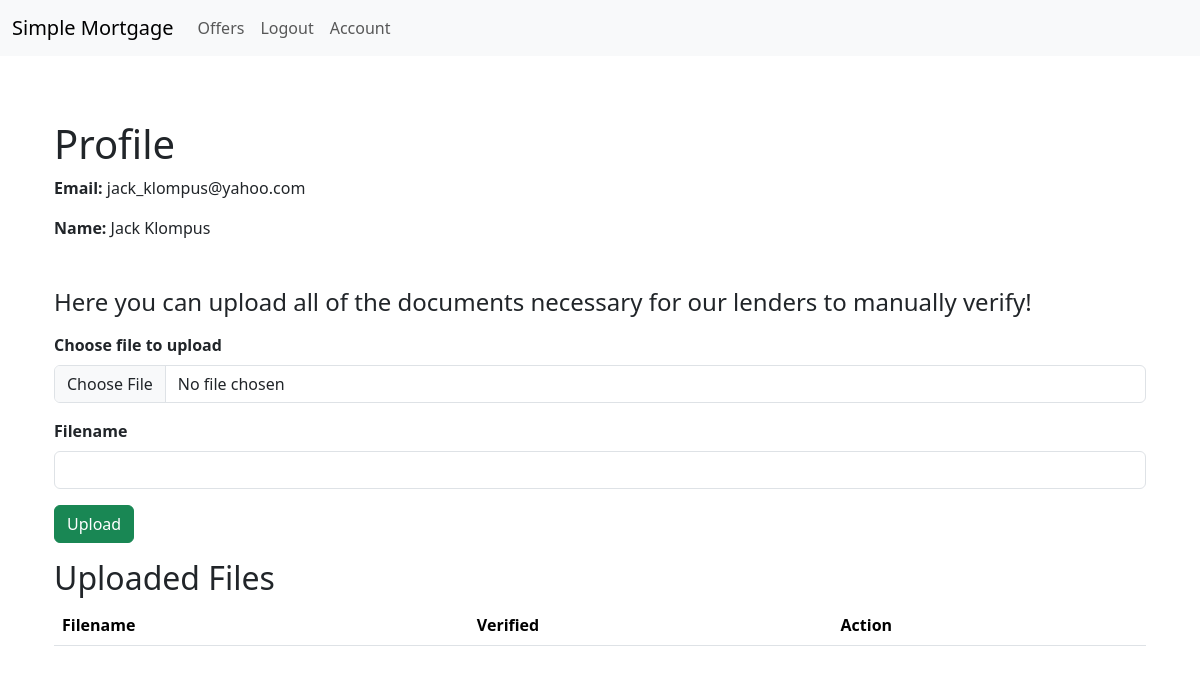
/accounts/account/2 (signed in), run on an earlier commit of the app's database.
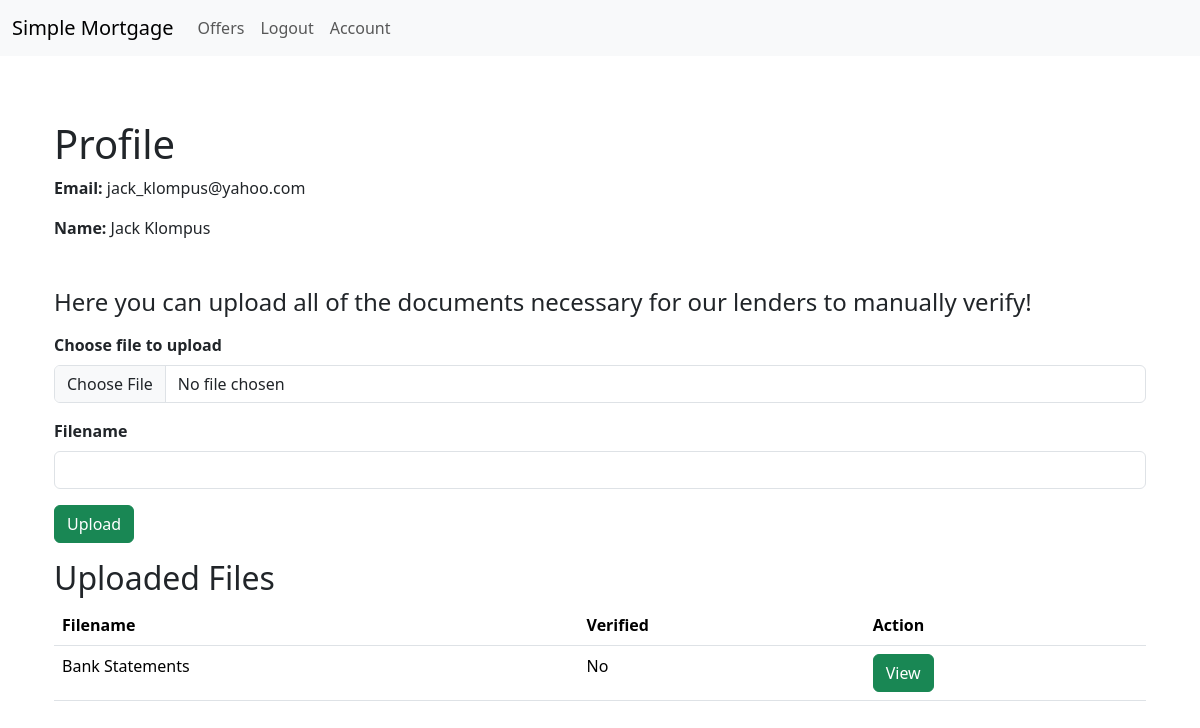
And on a later commit of the database.
### accounts/models.py (models this page shows, shortened)
class CustomUser(AbstractBaseUser, PermissionsMixin):
    email = models.EmailField(unique=True)
    first_name = models.CharField(max_length=50, blank=True, null=True)
    last_name = models.CharField(max_length=50, blank=True, null=True)
    address_1 = models.CharField(max_length=255, blank=True, null=True)
    address_2 = models.CharField(max_length=255, blank=True, null=True)
    city = models.CharField(max_length=50, blank=True, null=True)
    state = models.CharField(max_length=2, blank=True, null=True)
    zip_code = models.CharField(max_length=5, blank=True, null=True)
    phone_number = models.CharField(max_length=15, blank=True, null=True)
    gross_income = models.DecimalField(
        max_digits=10, decimal_places=2, blank=True, null=True
    )
    dob = models.DateField(blank=True, null=True)
    ssn = models.CharField(
        max_length=60, blank=True, null=True
    )  # Increased length to accommodate hashed value
    is_staff = models.BooleanField(default=False)
    is_active = models.BooleanField(default=True)
    password = models.CharField(max_length=128)  # Explicitly mention the password field
    plaid_access_token = models.CharField(
        max_length=255, blank=True, null=True
    )  # Field to store Plaid access token
    objects = CustomUserManager()
    USERNAME_FIELD = "email"
    REQUIRED_FIELDS = []

class UserFile(models.Model):
    user = models.ForeignKey(CustomUser, on_delete=models.CASCADE)
    file = models.FileField(upload_to="user_files/")
    label = models.CharField(max_length=255)
    uploaded_at = models.DateTimeField(auto_now_add=True)
    verified = models.BooleanField(default=False)

### accounts/views.py (the view)
# urls.py: path("account/<int:user_id>", views.view_account, name="profile"),
@login_required
def view_account(request, user_id):
    user = get_object_or_404(CustomUser, id=user_id)
    user_files = UserFile.objects.filter(user=user)
    return render(
        request, "accounts/profile.html", {"user": user, "user_files": user_files}
    )

### accounts/templates/accounts/profile.html (shortened to what this page needs)
{% extends 'base.html' %} {% load static %}
{% block content %}
<div class="container">
    <div class="container mt-5 py-3">
        <h1 class="fs-1">Profile</h1>
        <p><strong>Email:</strong> {{ user.email }}</p>
        <p><strong>Name:</strong> {{user.first_name}} {{user.last_name}}</p>
    </div>
    <div class="container my-3">
        <h4>
            Here you can upload all of the documents necessary for our lenders to manually verify!
        </h4>
    </div>
    <div class="container">
        <form action="{% url 'upload_file' %}" method="post" enctype="multipart/form-data">
            <div class="mb-3">
                <label for="fileUp" class="form-label"><strong>Choose file to upload</strong></label>
                <input class="form-control" type="file" id="fileUp" name="file" accept=".pdf, .png, .jpg">
            </div>
            <div class="mb-3">
                <label for="label" class="form-label"><strong>Filename</strong></label>
                <input type="text" class="form-control" id="fileName" name="label">
            </div>
            <button class="btn btn-success" type="submit">Upload</button>
        </form>
    </div>
    <div class="container mt-3">
        <h2>Uploaded Files</h2>
        <table class="table table-hover">
            <thead>
                <tr>
                    <th scope="col">Filename</th>
                    <th scope="col">Verified</th>
                    <th scope="col">Action</th>
                </tr>
            </thead>
            <tbody>
                {% for file in user_files %}
                    <tr>
                        <td>{{ file.label }}</td>
                        <td>{{ file.verified|yesno:"Yes,No" }}</td>
                        <td><a href="{% url 'view_pdf' file.id %}" target="_blank" class="btn btn-success">View</a></td>
                    </tr>
                {% endfor %}
            </tbody>
        </table>
    </div>
</div>
{% endblock %}

### templates/base.html (shortened to what this page needs)
<!DOCTYPE html>
<html lang="en">
	<head>
		<link
			href="https://cdn.jsdelivr.net/npm/bootstrap@5.3.3/dist/css/bootstrap.min.css"
			rel="stylesheet"
		/>
	</head>
	<body hx-boost="true">
		{% include 'partials/navbar.html' %}
		{% block content %}{% endblock content %}
	</body>
</html>

### templates/partials/navbar.html (shortened to what this page needs)
<nav class="navbar navbar-expand-lg bg-body-tertiary">
	<div class="container-fluid">
		<a class="navbar-brand" href="{% url 'home' %}">Simple Mortgage</a>
		<div class="collapse navbar-collapse" id="navbarSupportedContent">
			<ul class="navbar-nav me-auto mb-2 mb-lg-0">
				{% if user.is_authenticated %}
				<li class="nav-item">
					<a class="nav-link" href="{% url 'mortgages:offers' %}">Offers</a>
				</li>
				<li class="nav-item">
					<a class="nav-link" href="{% url 'logout' %}">Logout</a>
				</li>
				<li class="nav-item">
					<a class="nav-link" href="{% url 'profile' user.id %}">Account</a>
				</li>
				{% endif %}
			</ul>
		</div>
	</div>
</nav>

What changed in the data, as far as the page shows it:
added UserFile: label "Bank Statements", verified "No"
